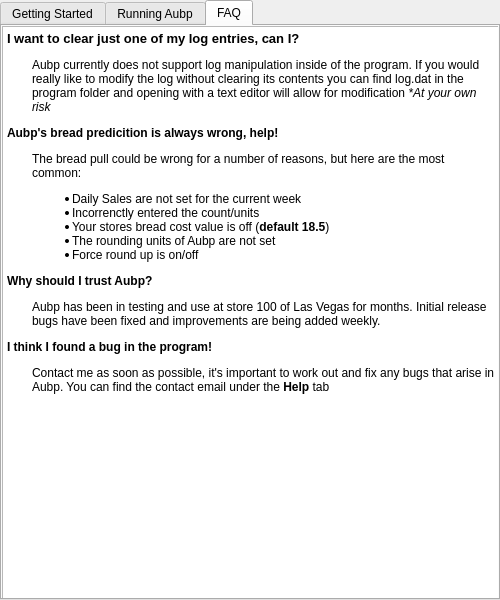
<?xml version="1.0" encoding="UTF-8"?>
<ui version="4.0">
 <class>Help</class>
 <widget class="QDialog" name="Help">
  <property name="geometry">
   <rect>
    <x>0</x>
    <y>0</y>
    <width>500</width>
    <height>600</height>
   </rect>
  </property>
  <property name="windowTitle">
   <string>Instructions</string>
  </property>
  <widget class="QTabWidget" name="helpTab">
   <property name="geometry">
    <rect>
     <x>0</x>
     <y>0</y>
     <width>500</width>
     <height>600</height>
    </rect>
   </property>
   <property name="styleSheet">
    <string notr="true"/>
   </property>
   <property name="currentIndex">
    <number>2</number>
   </property>
   <widget class="QWidget" name="getStartedTab">
    <attribute name="title">
     <string>Getting Started</string>
    </attribute>
    <widget class="QLabel" name="label">
     <property name="geometry">
      <rect>
       <x>10</x>
       <y>30</y>
       <width>141</width>
       <height>16</height>
      </rect>
     </property>
     <property name="font">
      <font>
       <family>Phetsarath OT</family>
       <pointsize>12</pointsize>
       <underline>true</underline>
      </font>
     </property>
     <property name="text">
      <string>What do I need?</string>
     </property>
    </widget>
    <widget class="QTextBrowser" name="textBrowser">
     <property name="geometry">
      <rect>
       <x>40</x>
       <y>70</y>
       <width>431</width>
       <height>91</height>
      </rect>
     </property>
     <property name="html">
      <string>&lt;!DOCTYPE HTML PUBLIC &quot;-//W3C//DTD HTML 4.0//EN&quot; &quot;http://www.w3.org/TR/REC-html40/strict.dtd&quot;&gt;
&lt;html&gt;&lt;head&gt;&lt;meta name=&quot;qrichtext&quot; content=&quot;1&quot; /&gt;&lt;style type=&quot;text/css&quot;&gt;
p, li { white-space: pre-wrap; }
&lt;/style&gt;&lt;/head&gt;&lt;body style=&quot; font-family:'Sans Serif'; font-size:9pt; font-weight:400; font-style:normal;&quot;&gt;
&lt;p style=&quot; margin-top:0px; margin-bottom:0px; margin-left:0px; margin-right:0px; -qt-block-indent:0; text-indent:0px;&quot;&gt;The only data &lt;span style=&quot; font-style:italic;&quot;&gt;Aubp&lt;/span&gt; requires are the daily sales estimates, which can usually be found above the work schedule posted weekly. &lt;span style=&quot; font-style:italic;&quot;&gt;Aubp &lt;/span&gt;asks for the amount of bread left in the last box of both white and wheat, but this feature is &lt;span style=&quot; font-weight:600;&quot;&gt;optional&lt;/span&gt;.&lt;/p&gt;&lt;/body&gt;&lt;/html&gt;</string>
     </property>
    </widget>
    <widget class="QLabel" name="label_2">
     <property name="geometry">
      <rect>
       <x>10</x>
       <y>200</y>
       <width>251</width>
       <height>16</height>
      </rect>
     </property>
     <property name="font">
      <font>
       <family>Phetsarath OT</family>
       <pointsize>12</pointsize>
       <underline>true</underline>
      </font>
     </property>
     <property name="text">
      <string>How do I enter my data?</string>
     </property>
    </widget>
    <widget class="QTextBrowser" name="textBrowser_2">
     <property name="geometry">
      <rect>
       <x>40</x>
       <y>240</y>
       <width>431</width>
       <height>171</height>
      </rect>
     </property>
     <property name="html">
      <string>&lt;!DOCTYPE HTML PUBLIC &quot;-//W3C//DTD HTML 4.0//EN&quot; &quot;http://www.w3.org/TR/REC-html40/strict.dtd&quot;&gt;
&lt;html&gt;&lt;head&gt;&lt;meta name=&quot;qrichtext&quot; content=&quot;1&quot; /&gt;&lt;style type=&quot;text/css&quot;&gt;
p, li { white-space: pre-wrap; }
&lt;/style&gt;&lt;/head&gt;&lt;body style=&quot; font-family:'Sans Serif'; font-size:9pt; font-weight:400; font-style:normal;&quot;&gt;
&lt;p style=&quot; margin-top:0px; margin-bottom:0px; margin-left:0px; margin-right:0px; -qt-block-indent:0; text-indent:0px;&quot;&gt;Data can be entered and modified through the &lt;span style=&quot; font-weight:600;&quot;&gt;settings &lt;/span&gt;window. to find this window navigate to &lt;span style=&quot; font-weight:600;&quot;&gt;Edit -&amp;gt; Values&lt;/span&gt;, and the window will appear. Daily Sales are entered per day under their respective name. &lt;span style=&quot; font-style:italic;&quot;&gt;Remember that sales may change weekly, currently Aubp cannot know of these changes unless you re-enter them!&lt;/span&gt;&lt;/p&gt;
&lt;p style=&quot;-qt-paragraph-type:empty; margin-top:0px; margin-bottom:0px; margin-left:0px; margin-right:0px; -qt-block-indent:0; text-indent:0px; font-style:italic;&quot;&gt;&lt;br /&gt;&lt;/p&gt;
&lt;p style=&quot; margin-top:0px; margin-bottom:0px; margin-left:0px; margin-right:0px; -qt-block-indent:0; text-indent:0px;&quot;&gt;Daily Sales are just one of the many options &lt;span style=&quot; font-style:italic;&quot;&gt;Aubp&lt;/span&gt; allows to be customized, make sure the values in the settings window mirror that of your stores traditional bread pull. For more information on the given value hover your cursor over the name for a few seconds&lt;/p&gt;&lt;/body&gt;&lt;/html&gt;</string>
     </property>
    </widget>
   </widget>
   <widget class="QWidget" name="findBreadTab">
    <attribute name="title">
     <string>Running Aubp</string>
    </attribute>
    <widget class="QLabel" name="label_3">
     <property name="geometry">
      <rect>
       <x>20</x>
       <y>20</y>
       <width>241</width>
       <height>16</height>
      </rect>
     </property>
     <property name="font">
      <font>
       <family>Phetsarath OT</family>
       <pointsize>12</pointsize>
       <underline>true</underline>
      </font>
     </property>
     <property name="text">
      <string>What Exactly Am I Entering?</string>
     </property>
    </widget>
    <widget class="QTextBrowser" name="textBrowser_3">
     <property name="geometry">
      <rect>
       <x>50</x>
       <y>60</y>
       <width>421</width>
       <height>71</height>
      </rect>
     </property>
     <property name="html">
      <string>&lt;!DOCTYPE HTML PUBLIC &quot;-//W3C//DTD HTML 4.0//EN&quot; &quot;http://www.w3.org/TR/REC-html40/strict.dtd&quot;&gt;
&lt;html&gt;&lt;head&gt;&lt;meta name=&quot;qrichtext&quot; content=&quot;1&quot; /&gt;&lt;style type=&quot;text/css&quot;&gt;
p, li { white-space: pre-wrap; }
&lt;/style&gt;&lt;/head&gt;&lt;body style=&quot; font-family:'Sans Serif'; font-size:9pt; font-weight:400; font-style:normal;&quot;&gt;
&lt;p style=&quot; margin-top:0px; margin-bottom:0px; margin-left:0px; margin-right:0px; -qt-block-indent:0; text-indent:0px;&quot;&gt;&lt;span style=&quot; font-style:italic;&quot;&gt;Aubp&lt;/span&gt; requires exactly what the traditional bread pull requires. Count up your left over &lt;span style=&quot; font-weight:600;&quot;&gt;whole&lt;/span&gt; baked sticks and check around for any catering orders the next day.&lt;/p&gt;&lt;/body&gt;&lt;/html&gt;</string>
     </property>
    </widget>
    <widget class="QLabel" name="label_4">
     <property name="geometry">
      <rect>
       <x>20</x>
       <y>150</y>
       <width>171</width>
       <height>16</height>
      </rect>
     </property>
     <property name="font">
      <font>
       <family>Phetsarath OT</family>
       <pointsize>12</pointsize>
       <underline>true</underline>
      </font>
     </property>
     <property name="text">
      <string>How Do I Enter This?</string>
     </property>
    </widget>
    <widget class="QTextBrowser" name="textBrowser_4">
     <property name="geometry">
      <rect>
       <x>50</x>
       <y>180</y>
       <width>421</width>
       <height>171</height>
      </rect>
     </property>
     <property name="html">
      <string>&lt;!DOCTYPE HTML PUBLIC &quot;-//W3C//DTD HTML 4.0//EN&quot; &quot;http://www.w3.org/TR/REC-html40/strict.dtd&quot;&gt;
&lt;html&gt;&lt;head&gt;&lt;meta name=&quot;qrichtext&quot; content=&quot;1&quot; /&gt;&lt;style type=&quot;text/css&quot;&gt;
p, li { white-space: pre-wrap; }
&lt;/style&gt;&lt;/head&gt;&lt;body style=&quot; font-family:'Sans Serif'; font-size:9pt; font-weight:400; font-style:normal;&quot;&gt;
&lt;p style=&quot; margin-top:0px; margin-bottom:0px; margin-left:0px; margin-right:0px; -qt-block-indent:0; text-indent:0px;&quot;&gt;The first two input boxes are only for your left over whole baked sticks *&lt;span style=&quot; font-style:italic;&quot;&gt;Do not put any catering order related data here. &lt;/span&gt;These ask for whole sticks left, make sure you input the leftover white and wheat correctly.&lt;/p&gt;
&lt;p style=&quot;-qt-paragraph-type:empty; margin-top:0px; margin-bottom:0px; margin-left:0px; margin-right:0px; -qt-block-indent:0; text-indent:0px;&quot;&gt;&lt;br /&gt;&lt;/p&gt;
&lt;p style=&quot; margin-top:0px; margin-bottom:0px; margin-left:0px; margin-right:0px; -qt-block-indent:0; text-indent:0px;&quot;&gt;For any catering orders use the drop down bar to select the correct section. Any orders that have 50/50 bread can be entered under the &lt;span style=&quot; font-style:italic;&quot;&gt;mixed&lt;/span&gt; tab, note this tab requires &lt;span style=&quot; font-weight:600;&quot;&gt;feet of bread&lt;/span&gt; instead of sticks. Other uneven orders use the custom&lt;span style=&quot; font-style:italic;&quot;&gt; &lt;/span&gt;tab and ask for &lt;span style=&quot; font-weight:600;&quot;&gt;sticks&lt;/span&gt; of bread needed.&lt;/p&gt;&lt;/body&gt;&lt;/html&gt;</string>
     </property>
    </widget>
    <widget class="QLabel" name="label_5">
     <property name="geometry">
      <rect>
       <x>20</x>
       <y>370</y>
       <width>57</width>
       <height>15</height>
      </rect>
     </property>
     <property name="font">
      <font>
       <family>Phetsarath OT</family>
       <pointsize>12</pointsize>
       <underline>true</underline>
      </font>
     </property>
     <property name="text">
      <string>Results</string>
     </property>
    </widget>
    <widget class="QTextEdit" name="textEdit">
     <property name="geometry">
      <rect>
       <x>50</x>
       <y>400</y>
       <width>421</width>
       <height>141</height>
      </rect>
     </property>
     <property name="html">
      <string>&lt;!DOCTYPE HTML PUBLIC &quot;-//W3C//DTD HTML 4.0//EN&quot; &quot;http://www.w3.org/TR/REC-html40/strict.dtd&quot;&gt;
&lt;html&gt;&lt;head&gt;&lt;meta name=&quot;qrichtext&quot; content=&quot;1&quot; /&gt;&lt;style type=&quot;text/css&quot;&gt;
p, li { white-space: pre-wrap; }
&lt;/style&gt;&lt;/head&gt;&lt;body style=&quot; font-family:'Sans Serif'; font-size:9pt; font-weight:400; font-style:normal;&quot;&gt;
&lt;p style=&quot; margin-top:0px; margin-bottom:0px; margin-left:0px; margin-right:0px; -qt-block-indent:0; text-indent:0px;&quot;&gt;After all of your necessary data has been entered into the program hit the &lt;span style=&quot; font-weight:600;&quot;&gt;show&lt;/span&gt; button located at the bottom of the screen. The window should now display how much bread you need for the next day along with the amount of bread left in the last box(given you are using this feature, if not ignore the numbers).&lt;/p&gt;
&lt;p style=&quot;-qt-paragraph-type:empty; margin-top:0px; margin-bottom:0px; margin-left:0px; margin-right:0px; -qt-block-indent:0; text-indent:0px;&quot;&gt;&lt;br /&gt;&lt;/p&gt;
&lt;p style=&quot; margin-top:0px; margin-bottom:0px; margin-left:0px; margin-right:0px; -qt-block-indent:0; text-indent:0px;&quot;&gt;To check your recent pulls find &lt;span style=&quot; font-weight:600;&quot;&gt;File-&amp;gt;Log&lt;/span&gt; to view a history of all your bread pulls along with some statistics.&lt;/p&gt;&lt;/body&gt;&lt;/html&gt;</string>
     </property>
    </widget>
   </widget>
   <widget class="QWidget" name="issuesTab">
    <attribute name="title">
     <string>FAQ</string>
    </attribute>
    <widget class="QTextEdit" name="textEdit_2">
     <property name="geometry">
      <rect>
       <x>0</x>
       <y>0</y>
       <width>500</width>
       <height>600</height>
      </rect>
     </property>
     <property name="html">
      <string>&lt;!DOCTYPE HTML PUBLIC &quot;-//W3C//DTD HTML 4.0//EN&quot; &quot;http://www.w3.org/TR/REC-html40/strict.dtd&quot;&gt;
&lt;html&gt;&lt;head&gt;&lt;meta name=&quot;qrichtext&quot; content=&quot;1&quot; /&gt;&lt;style type=&quot;text/css&quot;&gt;
p, li { white-space: pre-wrap; }
&lt;/style&gt;&lt;/head&gt;&lt;body style=&quot; font-family:'Sans Serif'; font-size:9pt; font-weight:400; font-style:normal;&quot;&gt;
&lt;p style=&quot; margin-top:0px; margin-bottom:12px; margin-left:0px; margin-right:0px; -qt-block-indent:0; text-indent:0px;&quot;&gt;&lt;span style=&quot; font-size:10pt; font-weight:600;&quot;&gt;I want to clear just one of my log entries, can I?&lt;/span&gt;&lt;/p&gt;
&lt;p style=&quot; margin-top:0px; margin-bottom:12px; margin-left:25px; margin-right:0px; -qt-block-indent:0; text-indent:0px;&quot;&gt;Aubp currently does not support log manipulation inside of the program. If you would really like to modify the log without clearing its contents you can find log.dat in the program folder and opening with a text editor will allow for modification &lt;span style=&quot; font-style:italic;&quot;&gt;*At your own risk&lt;/span&gt;&lt;/p&gt;
&lt;p style=&quot; margin-top:0px; margin-bottom:12px; margin-left:0px; margin-right:0px; -qt-block-indent:0; text-indent:0px;&quot;&gt;&lt;span style=&quot; font-weight:600;&quot;&gt;Aubp's bread predicition is always wrong, help!&lt;/span&gt;&lt;/p&gt;
&lt;p style=&quot; margin-top:0px; margin-bottom:12px; margin-left:25px; margin-right:0px; -qt-block-indent:0; text-indent:0px;&quot;&gt;The bread pull could be wrong for a number of reasons, but here are the most common: &lt;/p&gt;
&lt;ul style=&quot;margin-top: 0px; margin-bottom: 0px; margin-left: 0px; margin-right: 0px; -qt-list-indent: 1;&quot;&gt;&lt;li style=&quot; margin-top:0px; margin-bottom:0px; margin-left:25px; margin-right:0px; -qt-block-indent:0; text-indent:0px;&quot;&gt;Daily Sales are not set for the current week&lt;/li&gt;
&lt;li style=&quot; margin-top:0px; margin-bottom:0px; margin-left:25px; margin-right:0px; -qt-block-indent:0; text-indent:0px;&quot;&gt;Incorrenctly entered the count/units&lt;/li&gt;
&lt;li style=&quot; margin-top:0px; margin-bottom:0px; margin-left:25px; margin-right:0px; -qt-block-indent:0; text-indent:0px;&quot;&gt;Your stores bread cost value is off (&lt;span style=&quot; font-weight:600;&quot;&gt;default 18.5&lt;/span&gt;)&lt;/li&gt;
&lt;li style=&quot; margin-top:0px; margin-bottom:0px; margin-left:25px; margin-right:0px; -qt-block-indent:0; text-indent:0px;&quot;&gt;The rounding units of Aubp are not set&lt;/li&gt;
&lt;li style=&quot; margin-top:0px; margin-bottom:12px; margin-left:25px; margin-right:0px; -qt-block-indent:0; text-indent:0px;&quot;&gt;Force round up is on/off&lt;/li&gt;&lt;/ul&gt;
&lt;p style=&quot; margin-top:0px; margin-bottom:12px; margin-left:0px; margin-right:0px; -qt-block-indent:0; text-indent:0px;&quot;&gt;&lt;span style=&quot; font-weight:600;&quot;&gt;Why should I trust Aubp?&lt;/span&gt;&lt;/p&gt;
&lt;p style=&quot; margin-top:0px; margin-bottom:12px; margin-left:25px; margin-right:0px; -qt-block-indent:0; text-indent:0px;&quot;&gt;Aubp has been in testing and use at store 100 of Las Vegas for months. Initial release bugs have been fixed and improvements are being added weekly.&lt;/p&gt;
&lt;p style=&quot; margin-top:0px; margin-bottom:12px; margin-left:0px; margin-right:0px; -qt-block-indent:0; text-indent:0px;&quot;&gt;&lt;span style=&quot; font-weight:600;&quot;&gt;I think I found a bug in the program!&lt;/span&gt;&lt;/p&gt;
&lt;p style=&quot; margin-top:0px; margin-bottom:12px; margin-left:25px; margin-right:0px; -qt-block-indent:0; text-indent:0px;&quot;&gt;Contact me as soon as possible, it's important to work out and fix any bugs that arise in Aubp. You can find the contact email under the &lt;span style=&quot; font-weight:600;&quot;&gt;Help&lt;/span&gt; tab&lt;/p&gt;&lt;/body&gt;&lt;/html&gt;</string>
     </property>
    </widget>
   </widget>
  </widget>
 </widget>
 <resources/>
 <connections/>
</ui>
